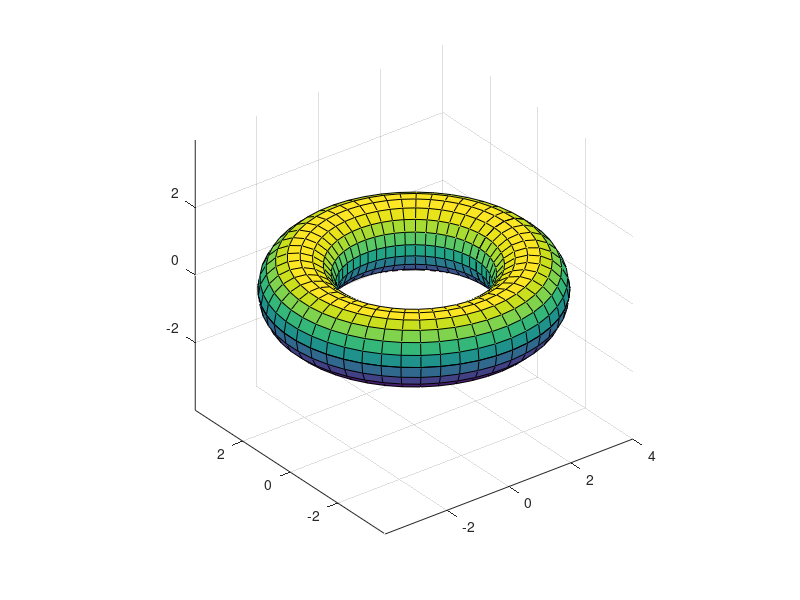

Recreate this plot in MATLAB. (Note: this script raises an error after producing the figure.)
% inicializamos el espacio de trabajo
clear all;
clc;
% inicializamos las constantes
R1 = 3;
R2 = 1;
Nt = 20;
Np = 50;
% generamos el mallado
theta =linspace(0,2*pi,Nt);
phi = linspace(0,2*pi,Np);
[Theta,Phi] = meshgrid(theta,phi);
% generamos las coordenadas de los puntos
X = (R1 + R2*cos(Theta)).*cos(Phi);
Y = (R1 + R2*cos(Theta)).*sin(Phi);
Z = R2*sin(Theta);
% visualizamos
surf(X,Y,Z);
axis equal;
% solamente en MALLAB, en Octave no utilizar
cameratoolbar;